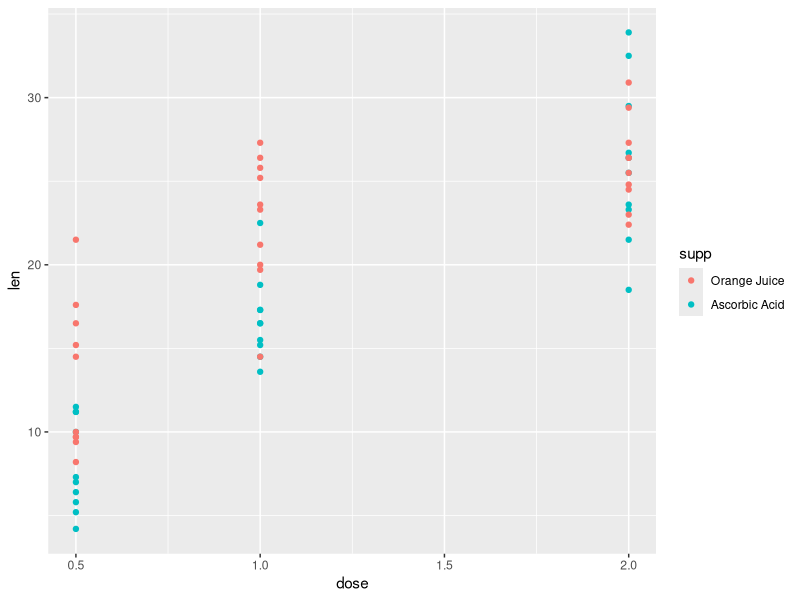
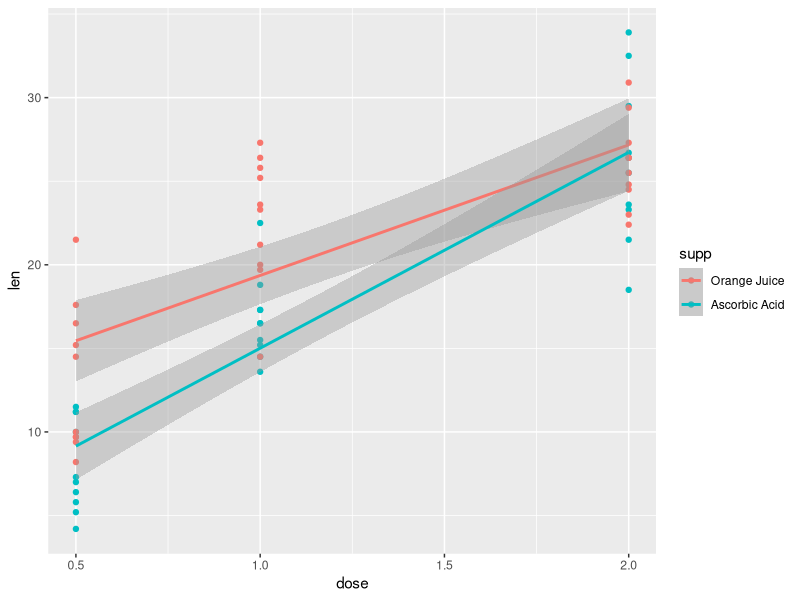

Recreate these plots in R, in order.
## ---- chunk 1
library(tidyverse)
knitr::opts_chunk$set(message = FALSE)
knitr::opts_chunk$set(results = "hide")
knitr::opts_chunk$set(warning = FALSE)
## ---- chunk 2
library(datasets)
data(ToothGrowth)
df <- as_tibble(ToothGrowth)
levels(df$supp) <- c("Orange Juice", "Ascorbic Acid")
summary(df)
## ---- chunk 3
g <- ggplot(df) +
  aes(x = dose, y = len, color = supp) +
  geom_point()
g
## ---- chunk 4
t.test(len ~ supp, data = df)
## ---- chunk 5
t.test(len ~ supp, data = subset(df, dose == 0.5))
## ---- chunk 6
g +
  geom_smooth(method = lm, se = TRUE)
